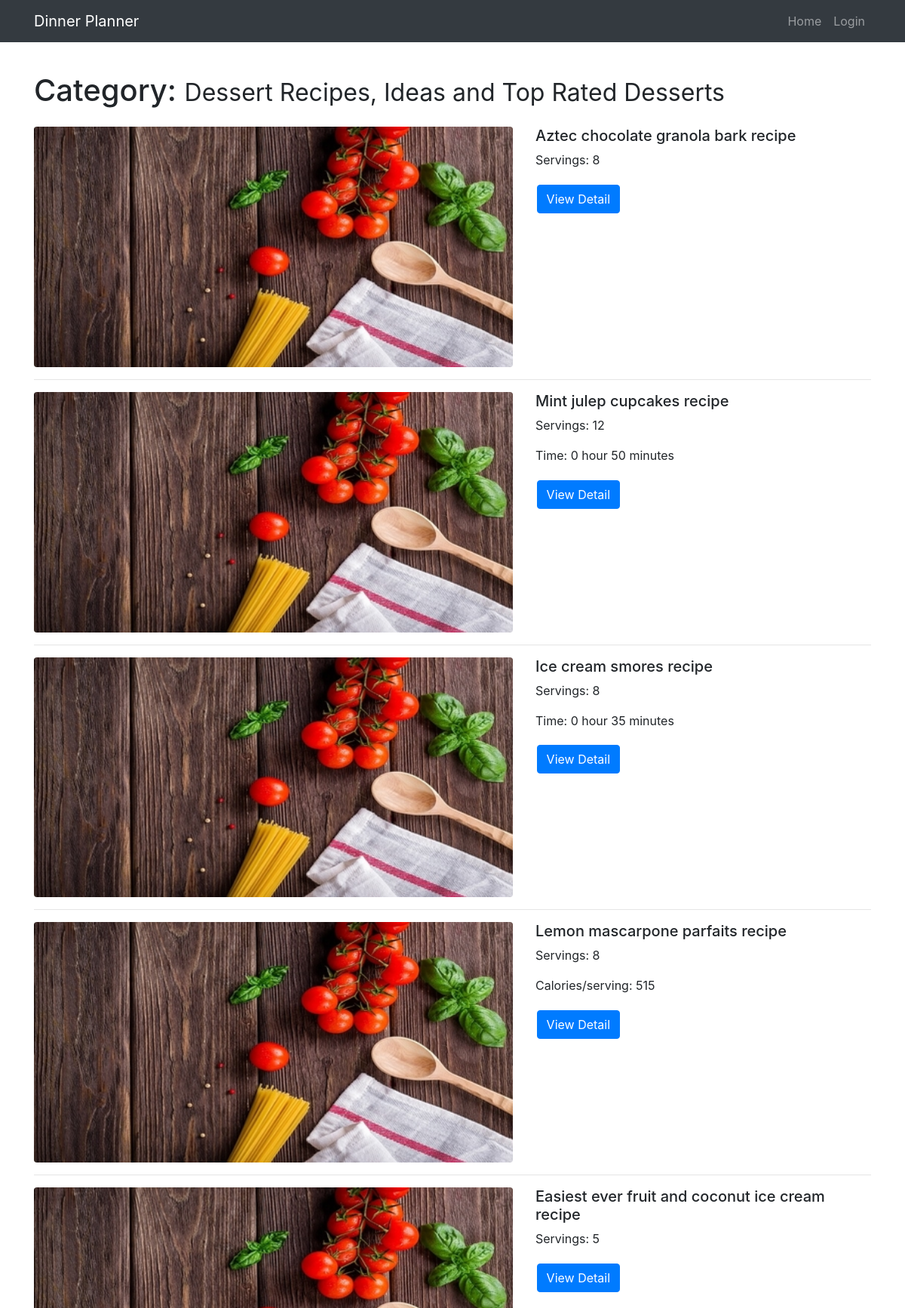
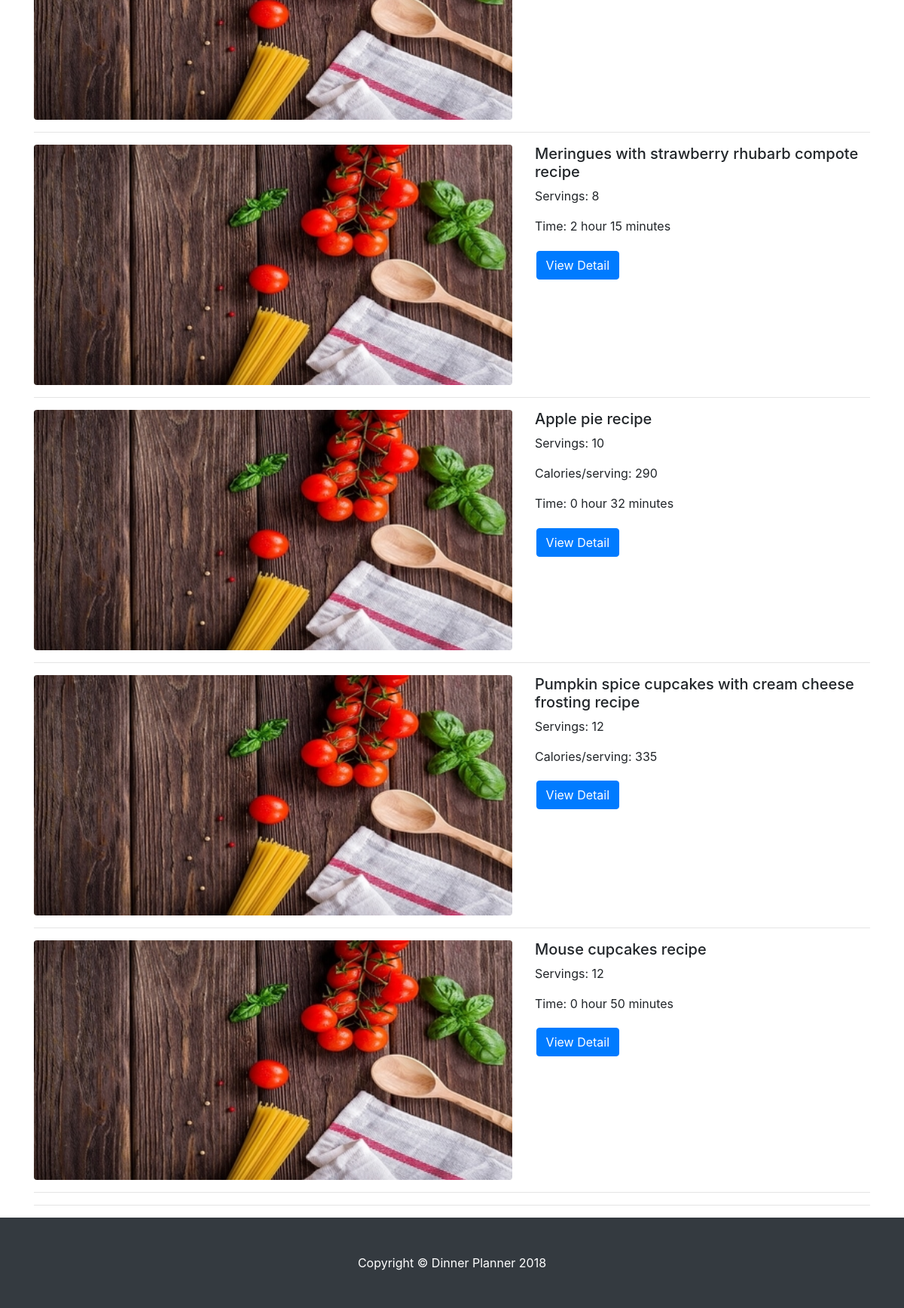
The page /recipes/2/ on the database its author committed (2 pictures, top to bottom).
### database_setup.py (models this page shows, shortened)
class Category(Base):
    __tablename__ = 'category'
    id = Column(Integer, primary_key = True)
    name = Column(String(80), nullable = False)
    user_id = Column(Integer, ForeignKey('user.id'))
    user = relationship(User)

class Menu(Base):
    __tablename__ = 'menu'
    id = Column(Integer, primary_key = True)
    name = Column(String(80), nullable = False)
    picture = Column(String(250))
    servings = Column(Integer)
    calories = Column(Integer)
    hour = Column(Integer)
    minute = Column(Integer)
    category_id = Column(Integer, ForeignKey('category.id'))
    category = relationship(Category)
    user_id = Column(Integer, ForeignKey('user.id'))
    user = relationship(User)

### webserver.py (the view)
@app.route('/recipes/<int:category_id>/')
def menuList(category_id):
    category = session.query(Category).filter_by(id=category_id).one()
    items = session.query(Menu).filter_by(category_id=category_id).all()
    creator = getUserInfo(category.user_id)
    list = category.name.split()
    if list[0][0].isdigit():
        del list[0]
        category.name = " ".join(list)
        session.add(category)
        session.commit()
    if login_session.get('user_id') == creator.id:
        return render_template('menu.html', category=category, category_id=category_id, items=items, user=login_session)
    elif 'username' in login_session:
        return render_template('userMenu.html', category=category, category_id=category_id, items=items, user=login_session)
    else:
        return render_template('publicMenu.html', category=category,category_id=category_id, items=items)

### webserver.py (called while the page is built)
@app.before_request
def make_session_permanent():
    login_session.permanent = True
    app.permanent_session_lifetime = timedelta(minutes=3)

def getUserInfo(user_id):
    user = session.query(User).filter_by(id=user_id).one()
    return user

### templates/publicMenu.html (shortened to what this page needs)
<!DOCTYPE html>
<html lang="en">
  <head>
    <link href="/static/bootstrap/vendor/bootstrap/css/bootstrap.min.css" rel="stylesheet">
    <link href="/static/bootstrap/css/custom-menu.css" rel="stylesheet">
  </head>
  <body>
    <nav class="navbar navbar-expand-lg navbar-dark bg-dark fixed-top">
      <div class="container">
        <a class="navbar-brand" href="{{url_for('recipeList')}}">Dinner Planner</a>
        <div class="collapse navbar-collapse" id="navbarResponsive">
          <ul class="navbar-nav ml-auto">
            <li class="nav-item">
              <a class="nav-link" href="{{url_for('recipeList')}}">Home
              </a>
            <li class="nav-item">
              <a class="nav-link" href="{{url_for('showLogin')}}">Login</a>
            </li>
          </ul>
        </div>
		 </div>
    </nav>
    <div class="container">
      <h1 class="my-4">
          Category: <small>{{category.name}}</small>
      </h1>
          {% for item in items %}
          <div class="row">
            <div class="col-md-7">
            <a href="{{url_for('menuDetails', category_id = category_id, menu_id=item.id)}}">
                <img class="img-fluid rounded mb-3 mb-md-0" src="{{item.picture}}" alt="food-photo" onError="this.onerror=null;this.src='/static/images/food_image_alt.jpg';" style="width:100%;">
            </a>
            </div>
            <div class="col-md-5">
              <h5>{{item.name}}</h5>
                {% if item.servings %}
              <p>Servings: {{item.servings}}</p>
                {% endif %}
                {% if item.calories: %}
              <p>Calories/serving: {{item.calories}}</p>
                {% endif %}
                {% if item.minute: %}
              <p>Time: {{item.hour}} hour {{item.minute}} minutes</p>
                {% endif %}
              <a class="btn btn-primary" href="{{url_for('menuDetails', category_id = category_id, menu_id=item.id)}}">View Detail</a>
            </div>
          </div>
          <hr>
	      {% endfor %}
      <hr>
    </div>
    <footer class="py-5 bg-dark">
      <div class="container">
        <p class="m-0 text-center text-white">Copyright &copy; Dinner Planner 2018</p>
      </div>
    </footer>
  </body>
</html>

### rows shown on the page
Category: name "Dessert Recipes, Ideas and Top Rated Desserts"
Menu: name "Aztec chocolate granola bark recipe", servings "8"
Menu: name "Mint julep cupcakes recipe", servings "12", hour "0", minute "50"
Menu: name "Ice cream smores recipe", servings "8", hour "0", minute "35"
Menu: name "Lemon mascarpone parfaits recipe", servings "8", calories "515"
Menu: name "Easiest ever fruit and coconut ice cream recipe", servings "5"
Menu: name "Meringues with strawberry rhubarb compote recipe", servings "8", hour "2", minute "15"
Menu: name "Apple pie recipe", servings "10", calories "290", hour "0", minute "32"
Menu: name "Pumpkin spice cupcakes with cream cheese frosting recipe", servings "12", calories "335"
Menu: name "Mouse cupcakes recipe", servings "12", hour "0", minute "50"
